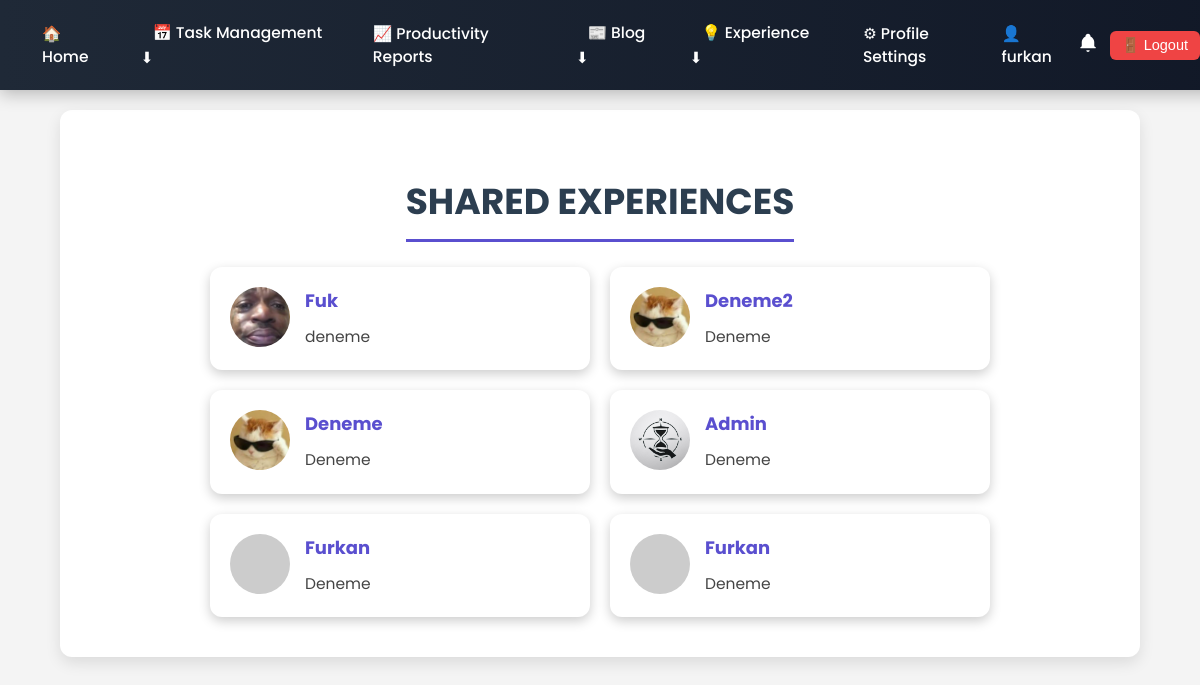
The page /shared-experiences/ (signed in) on the database its author committed.
### yonetim/models.py (models this page shows, shortened)
class Experience(models.Model):
    name = models.CharField(max_length=100)
    photo_url = models.URLField(default="https://randomuser.me/api/portraits/lego/1.jpg")
    content = models.TextField()
    created_at = models.DateTimeField(auto_now_add=True)

### yonetim/views.py (the view)
# urls.py: path('shared-experiences/', views.shared_experiences, name='shared_experiences'),
@login_required
def shared_experiences(request):
    experiences = Experience.objects.order_by('-created_at')[:50]
    return render(request, 'yonetim/shared_experiences.html', {'experiences': experiences})

### yonetim/context_processors.py (called while the page is built)
def user_notifications(request):
    if request.user.is_authenticated:
        notifications = Notification.objects.filter(user=request.user).order_by('-created_at')[:5]
    else:
        notifications = []
    return {'notifications': notifications}

### yonetim/templates/yonetim/shared_experiences.html (shortened to what this page needs)
{% extends "yonetim/user_base.html" %}
{% block content %}
<div class="experience-section">
  <h1>Shared Experiences</h1>
  <div class="experience-container">
    {% for experience in experiences %}
      <div class="experience-card">
        <img src="{{ experience.photo_url }}" alt="User">
        <div class="user-name">{{ experience.name }}</div>
        <div class="content">{{ experience.content }}</div>
      </div>
    {% endfor %}
  </div>
</div>
{% endblock %}

### yonetim/templates/yonetim/user_base.html (shortened to what this page needs)
<!DOCTYPE html>
<html lang="en">
<head>
</head>
<body>
  <div class="navbar">
    <div class="nav-left">
      <a href="{% url 'user_dashboard' %}">🏠 Home</a>
      <div class="dropdown">
        <a href="#">📅 Task Management ⬇</a>
      </div>
      <a href="{% url 'productivity_reports' %}">📈 Productivity Reports</a>
      <div class="dropdown">
        <a href="#">📰 Blog ⬇</a>
      </div>
      <div class="dropdown">
        <a href="#">💡 Experience ⬇</a>
      </div>
      <a href="{% url 'profile_settings' %}">⚙ Profile Settings</a>
    </div>
    <div class="nav-right">
      {% if user.is_authenticated %}
        <div class="user-area">
          <span class="user-info">👤 {{ user.username }}</span>
          <div class="notification-container">
            <div class="bell-wrapper">
            </div>
          </div>
          <form id="logout-form" method="post" action="{% url 'logout' %}" style="margin: 0;">
            <button type="submit" class="logout-btn">🚪 Logout</button>
          </form>
        </div>
      {% else %}
        <a href="{% url 'login' %}">🔑 Login</a>
        <a href="{% url 'register' %}">📝 Register</a>
      {% endif %}
    </div>
  </div>
  <div class="main-container">
    {% block content %}{% endblock %}
  </div>
</body>
</html>

### yonetim/templates/yonetim/user_base.html (style rules this page uses)
body { font-family: 'Poppins', sans-serif; margin: 0; padding: 0; background: #f4f4f4; }
.navbar { background: linear-gradient(to right, #1f2937, #111827); padding: 14px 30px; display: flex; justify-content: space-between; align-items: center; position: fixed; width: 100%; top: 0; left: 0; z-index: 1000; box-shadow: 0px 4px 16px rgba(0, 0, 0, 0.25); animation: slideDown 0.6s ease; }
.navbar a { color: white; text-decoration: none; font-size: 15.5px; font-weight: 500; padding: 8px 12px; border-radius: 6px; transition: background-color 0.3s ease, transform 0.2s ease; }
.nav-left, .nav-right { display: flex; align-items: center; gap: 20px; }
.user-area { display: flex; align-items: center; gap: 12px; margin-right: 20px; position: relative; }
.user-info { color: white; font-size: 15.5px; font-weight: 500; }
.logout-btn { background-color: #ef4444; color: white; padding: 6px 12px; border-radius: 6px; font-weight: 500; border: none; cursor: pointer; font-size: 14.5px; transition: background-color 0.3s ease; margin-left: 0; margin-right: 10px; max-width: 120px; white-space: nowrap; }
.dropdown { position: relative; display: inline-block; }
.main-container { padding-top: 90px; padding-left: 20px; padding-right: 20px; }
.notification-container { position: relative; }
.bell-wrapper { position: relative; display: inline-block; }
.notification-bell { cursor: pointer; transition: transform 0.2s ease; }

### yonetim/templates/yonetim/shared_experiences.html (style rules this page uses)
.experience-section { background: white; padding: 40px; border-radius: 12px; box-shadow: 0 6px 15px rgba(0, 0, 0, 0.1); margin: 20px auto; max-width: 1000px; text-align: center; }
.experience-section h1 { font-size: 36px; font-weight: bold; margin-bottom: 25px; color: #2c3e50; text-transform: uppercase; border-bottom: 3px solid #5A4FCF; padding-bottom: 10px; display: inline-block; }
.experience-container { display: flex; flex-wrap: wrap; justify-content: center; gap: 20px; }
.experience-card { background: white; border-radius: 12px; box-shadow: 0 4px 12px rgba(0, 0, 0, 0.2); padding: 20px; width: 340px; text-align: left; position: relative; transition: transform 0.3s ease; }
.experience-card img { width: 60px; height: 60px; border-radius: 50%; float: left; margin-right: 15px; }
.experience-card .user-name { font-size: 18px; font-weight: bold; color: #5A4FCF; margin-bottom: 10px; }
.experience-card .content { font-size: 15.5px; color: #444; margin-top: 10px; line-height: 1.7; max-height: 120px; overflow: hidden; text-overflow: ellipsis; transition: max-height 0.4s ease; }

### rows shown on the page
Experience: photo_url (picture), name "Fuk", content "deneme"
Experience: photo_url (picture), name "Deneme2", content "Deneme"
Experience: photo_url (picture), name "Deneme", content "Deneme"
Experience: photo_url (picture), name "Admin", content "Deneme"
Experience: name "Furkan", content "Deneme"
Experience: name "Furkan", content "Deneme"

### other values the page prints
{{ user.username }} "furkan"
